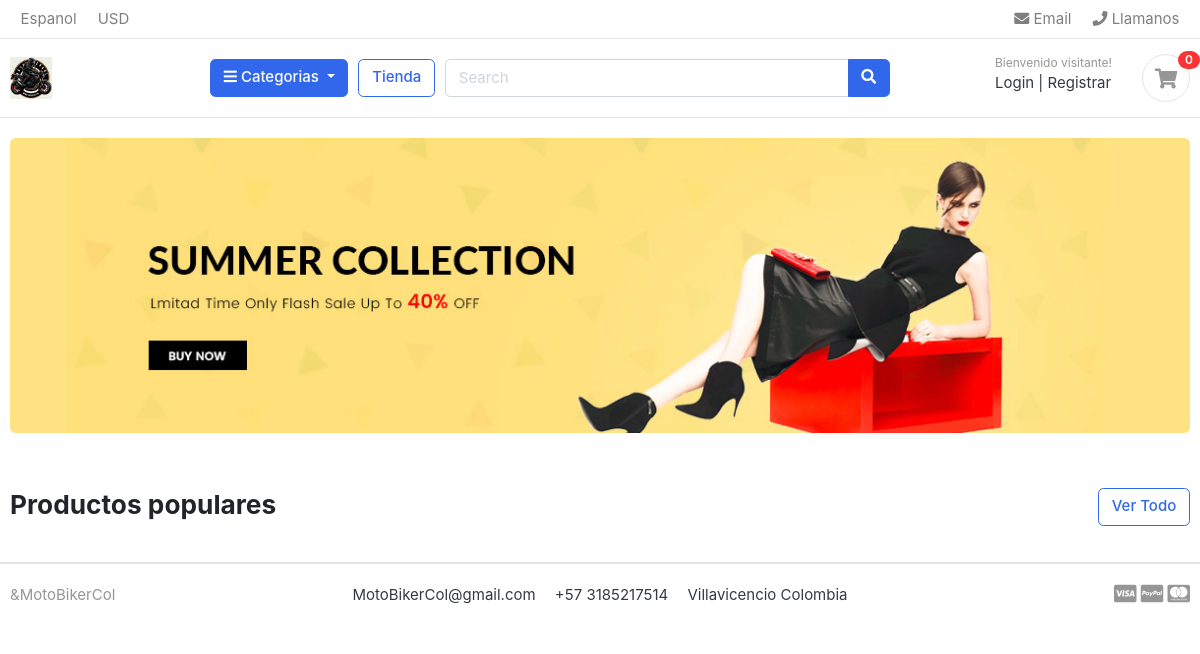
The page /home (signed in) on the database as committed earlier.
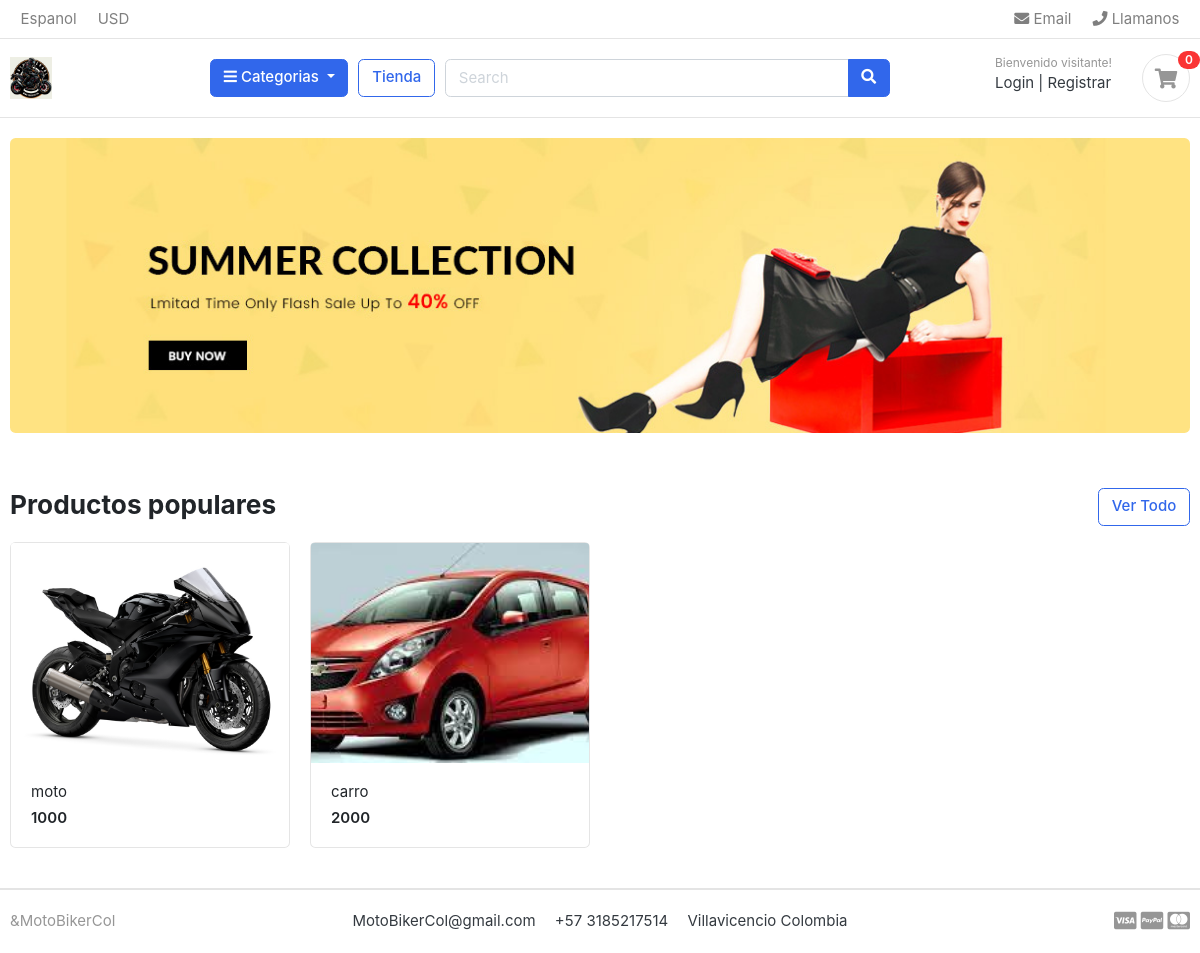
The same page on the database as committed later.
### store/models.py (models this page shows, shortened)
class Product(models.Model):
    Product_name = models.CharField(max_length=200, unique = True)
    slug = models.CharField(max_length=200,unique = True)
    description = models.TextField(max_length=500, blank=True)
    price = models.IntegerField()
    images = models.ImageField(upload_to='media/images/products')
    stock = models.IntegerField()
    is_available = models.BooleanField(default=True)
    Category = models.ForeignKey(Category, on_delete=models.CASCADE)
    created_date = models.DateTimeField(auto_now_add=True)
    modified_date = models.DateTimeField(auto_now=True)
    def get_url(self):
        return reverse('product_detail', args=[self.Category.slug, self.slug])

### main/views.py (the view)
# urls.py: 2. Add a URL to urlpatterns:  path('', views.home, name='home')
def home(request):
    products = Product.objects.all().filter(is_available=True)
    context = {
        'products': products
        }
    return render (request, 'home.html', context)

### carts/context_processors.py (called while the page is built)
def counter(request):
    cart_counter = 0
    try:
        cart = Cart.objects.filter(cart_id=_cart_id(request))
        cart_items = CartItem.objects.all().filter(cart=cart[:1])
        for cart_item in cart_items:
            cart_counter += cart_item.quantity
    except Cart.DoesNotExist:
        cart_counter = 0
    return dict(cart_counter=cart_counter)

### carts/views.py (called while the page is built)
def _cart_id(request):
    cart = request.session.session_key
    if not cart:
        cart = request.session_key
    return cart

### category/context_processors.py (called while the page is built)
def menu_links(request):
    links = Category.objects.all()
    return dict(links=links)

### category/models.py (called while the page is built)
    def get_url(self):
        return reverse('products_by_category', args=[self.slug])

### templates/home.html
{% extends "base.html" %}
{% load static %}
{% block content %}
<section class="section-intro padding-y-sm">
<div class="container">
<div class="intro-banner-wrap">
	<img src="{% static 'images/banners/banner01.jpg' %}" class="img-fluid rounded">
</div>
</div>
</section>
<section class="section-name padding-y-sm">
<div class="container">
<header class="section-heading">
	<a href="{% url 'store' %} " class="btn btn-outline-primary float-right">Ver Todo</a>
	<h3 class="section-title">Productos populares</h3>
</header>
<div class="row">
	{% for product in products %}
	<div class="col-md-3">
		<div class="card card-product-grid">
			<a href=" {{ product.get_url }}" class="img-wrap"> <img src="{{ product.images.url }}"> </a>
			<figcaption class="info-wrap">
				<a href= "{{ product.get_url }}"  class="title">{{ product.Product_name }}</a>
				<div class="price mt-1">{{ product.price }}</div>
			</figcaption>
		</div>
	</div>
	{% endfor %}
</div>
</div>
</section>
</body>
</html>
{% endblock %}

### templates/base.html (shortened to what this page needs)
{% load static %}
<!DOCTYPE HTML>
<html lang="en">
<head>
<link href="{% static 'css/bootstrap.css' %}" rel="stylesheet" type="text/css"/>
<link href="{% static 'fonts/fontawesome/css/all.min.css' %}" type="text/css" rel="stylesheet">
<link href="{% static 'css/ui.css' %}" rel="stylesheet" type="text/css"/>
<link href="{% static 'css/responsive.css' %}" rel="stylesheet" media="only screen and (max-width: 1200px)" />
</head>
<body>
    {% include "includes/navbar.html" %}
    {% block content %}
    {% endblock %}
    {% include "includes/footer.html" %}

### templates/includes/navbar.html (shortened to what this page needs)
{% load static %}
<header class="section-header">
    <nav class="navbar p-md-0 navbar-expand-sm navbar-light border-bottom">
    <div class="container">
      <div class="collapse navbar-collapse" id="navbarTop4">
        <ul class="navbar-nav mr-auto">
            <li class="nav-item dropdown">
                 <a href="#" class="nav-link">   Espanol </a>
            </li>
            <li class="nav-item dropdown">
                <a href="#" class="nav-link"> USD </a>
            </li>
        </ul>
        <ul class="navbar-nav">
            <li><a href="#" class="nav-link"> <i class="fa fa-envelope"></i> Email </a></li>
            <li><a href="#" class="nav-link"> <i class="fa fa-phone"></i> Llamanos</a></li>
        </ul>
      </div>
    </div>
    </nav>
    <section class="header-main border-bottom">
        <div class="container">
    <div class="row align-items-center">
        <div class="col-lg-2 col-md-3 col-6">
            <a href={% url 'home' %} class="brand-wrap">
                <img class="logo" src="{% static './images/logo.jpg' %}">
            </a>
        </div>
        <div class="col-lg col-sm col-md col-6 flex-grow-0">
            <div class="category-wrap dropdown d-inline-block float-right">
                <button type="button" class="btn btn-primary dropdown-toggle" data-toggle="dropdown">
                    <i class="fa fa-bars"></i> Categorias
                </button>
            </div>
        </div>
        <a href="{% url 'store' %}" class="btn btn-outline-primary">Tienda</a>
        <div class="col-lg  col-md-6 col-sm-12 col">
            <form action="#" class="search">
                <div class="input-group w-100">
                    <input type="text" class="form-control" style="width:60%;" placeholder="Search">
                    <div class="input-group-append">
                      <button class="btn btn-primary" type="submit">
                        <i class="fa fa-search"></i>
                      </button>
                    </div>
                </div>
            </form>
        </div>
        <div class="col-lg-3 col-sm-6 col-8 order-2 order-lg-3">
                    <div class="d-flex justify-content-end mb-3 mb-lg-0">
                        <div class="widget-header">
                            <small class="title text-muted">Bienvenido visitante!</small>
                            <div>
                                <a href="./signin.html">Login</a> <span class="dark-transp"> | </span>
                                <a href="./register.html"> Registrar</a>
                            </div>
                        </div>
                        <a href="{% url 'cart' %}" class="widget-header pl-3 ml-3">
                            <div class="icon icon-sm rounded-circle border"><i class="fa fa-shopping-cart"></i></div>
                            <span class="badge badge-pill badge-danger notify">{{ cart_counter }}</span>
                        </a>
                    </div>
                </div>
    </div>
        </div>
    </section>
    </header>

### templates/includes/footer.html
{% load static %}
<footer class="section-footer border-top">
	<div class="container">
		<section class="footer-bottom border-top row">
			<div class="col-md-2">
				<p class="text-muted"> &MotoBikerCol </p>
			</div>
			<div class="col-md-8 text-md-center">
				<span  class="px-2">MotoBikerCol@gmail.com</span>
				<span  class="px-2">+57 3185217514</span>
				<span  class="px-2">Villavicencio Colombia</span>
			</div>
			<div class="col-md-2 text-md-right text-muted">
				<i class="fab fa-lg fa-cc-visa"></i>
				<i class="fab fa-lg fa-cc-paypal"></i>
				<i class="fab fa-lg fa-cc-mastercard"></i>
			</div>
		</section>
	</div>
</footer>

### ecommerce/static/css/ui.css (style rules this page uses)
html { font-family: "Inter", sans-serif; font-size: 15px; }
.img-wrap { text-align: center; display: block; }
.img-wrap img { max-width: 100%; }
.icon-xs, .icon-sm, .icon-md, .icon-lg { display: inline-block; text-align: center; flex-shrink: 0; flex-grow: 0; }
.icon-sm { width: 48px; height: 48px; line-height: 48px !important; font-size: 20px; }
.padding-y-sm { padding-top: 20px; padding-bottom: 20px; }
.section-heading { margin-bottom: 20px; margin-top: 15px; }
.section-title { color: #212529; }
p:last-child { margin-bottom: 0; }
.header-main { position: relative; padding-top: 1rem; padding-bottom: 1rem; }
.brand-wrap .logo, .navbar-brand .logo { margin-right: 7px; max-height: 42px; display: inline-block; }
.widget-header { display: inline-block; vertical-align: middle; position: relative; }
.widget-header a { color: #343a40; }
.widget-header i { color: #969696; }
.widget-header .title { display: block; }
.widget-header .notify { position: absolute; top: -3px; right: -10px; }
.footer-bottom { padding-top: 20px; padding-bottom: 20px; }
[class*=card-product] a.title { color: #212529; display: block; }
[class*=card-product] .img-wrap { overflow: hidden; position: relative; }
[class*=card-product] .img-wrap img { height: 100%; max-width: 100%; width: auto; display: inline-block; -o-object-fit: cover; object-fit: cover; }
.card-product-grid { margin-bottom: 20px; }
.card-product-grid .img-wrap { border-radius: 0.2rem 0.2rem 0 0; height: 220px; }
.card-product-grid .info-wrap { overflow: hidden; padding: 18px 20px; }
.card .img-wrap { overflow: hidden; }
.notify { position: absolute; top: -4px; right: -10px; display: inline-block; padding: 0.25em 0.6em; font-size: 12px; line-height: 1; text-align: center; border-radius: 3rem; color: #fff; background-color: #fa3434; }
.price { font-weight: 600; color: #212529; }

Rows that differ between the two databases and show on the page:
added Product: images (picture), Product_name "moto", price "1000"
added Product: images (picture), Product_name "carro", price "2000"
